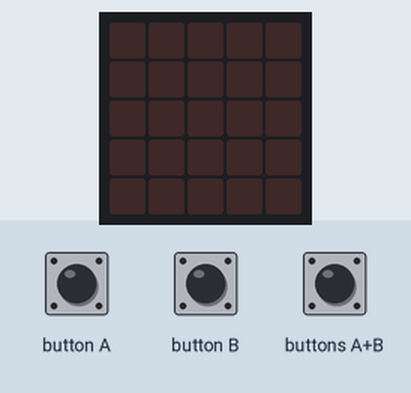
Simulated run of this program. Board: BBC micro:bit (MakeCode). On the bench: the board's 5×5 LED display. Inputs (shaded band) come from the test bench. Random numbers come from a fixed seed.

Above: at 1.2 s.
1.3 s: button A pressed for 0.15 s
At 2.4 s:
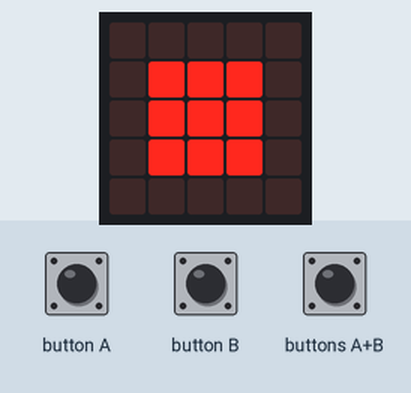
2.9 s: button B pressed for 0.15 s
At 3.6 s:
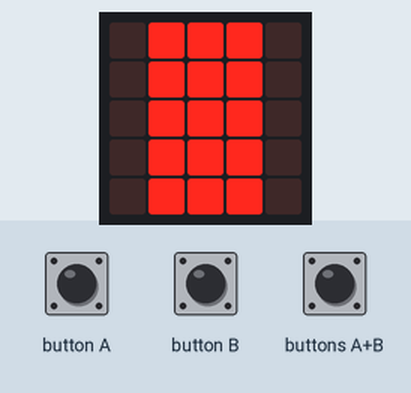
4.5 s: buttons A+B pressed for 0.15 s
At 6.0 s:
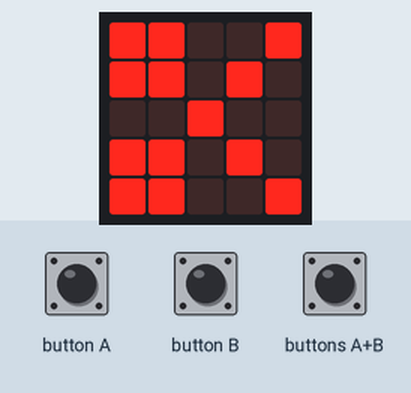
Timing chart, 0 to 7.5 s (numbered marks = the images above; inputs shaded):
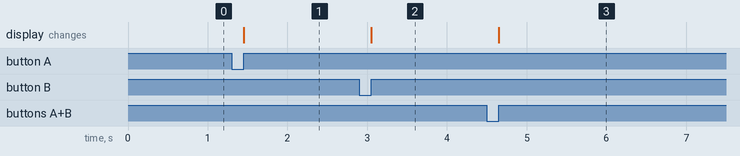

The program:

main.ts
```typescript
let randNum = 0
input.onButtonPressed(Button.A, function () {
    basic.showLeds(`
        . . . . .
        . # # # .
        . # # # .
        . # # # .
        . . . . .
        `)
})
input.onGesture(Gesture.Shake, function () {
    randNum = randint(0, 2)
    if (randNum == 0) {
        basic.showLeds(`
            # # . . #
            # # . # .
            . . # . .
            # # . # .
            # # . . #
            `)
    } else if (randNum == 1) {
        basic.showLeds(`
            . . . . .
            . # # # .
            . # # # .
            . # # # .
            . . . . .
            `)
    } else {
        basic.showLeds(`
            . # # # .
            . # # # .
            . # # # .
            . # # # .
            . # # # .
            `)
    }
})
input.onButtonPressed(Button.AB, function () {
    basic.showLeds(`
        # # . . #
        # # . # .
        . . # . .
        # # . # .
        # # . . #
        `)
})
input.onButtonPressed(Button.B, function () {
    basic.showLeds(`
        . # # # .
        . # # # .
        . # # # .
        . # # # .
        . # # # .
        `)
})
```

test.ts
```typescript
// aquí va el archivo "tests"; esto no se compilará cuando este paquete se utilice como una extensión.
```

Measured:
- after the input at 1.3 s, the display: changes after 0.15 s (image 1)
- after the input at 2.9 s, the display: changes after 0.15 s (image 2)
- after the input at 4.5 s, the display: changes after 0.15 s (image 3)
